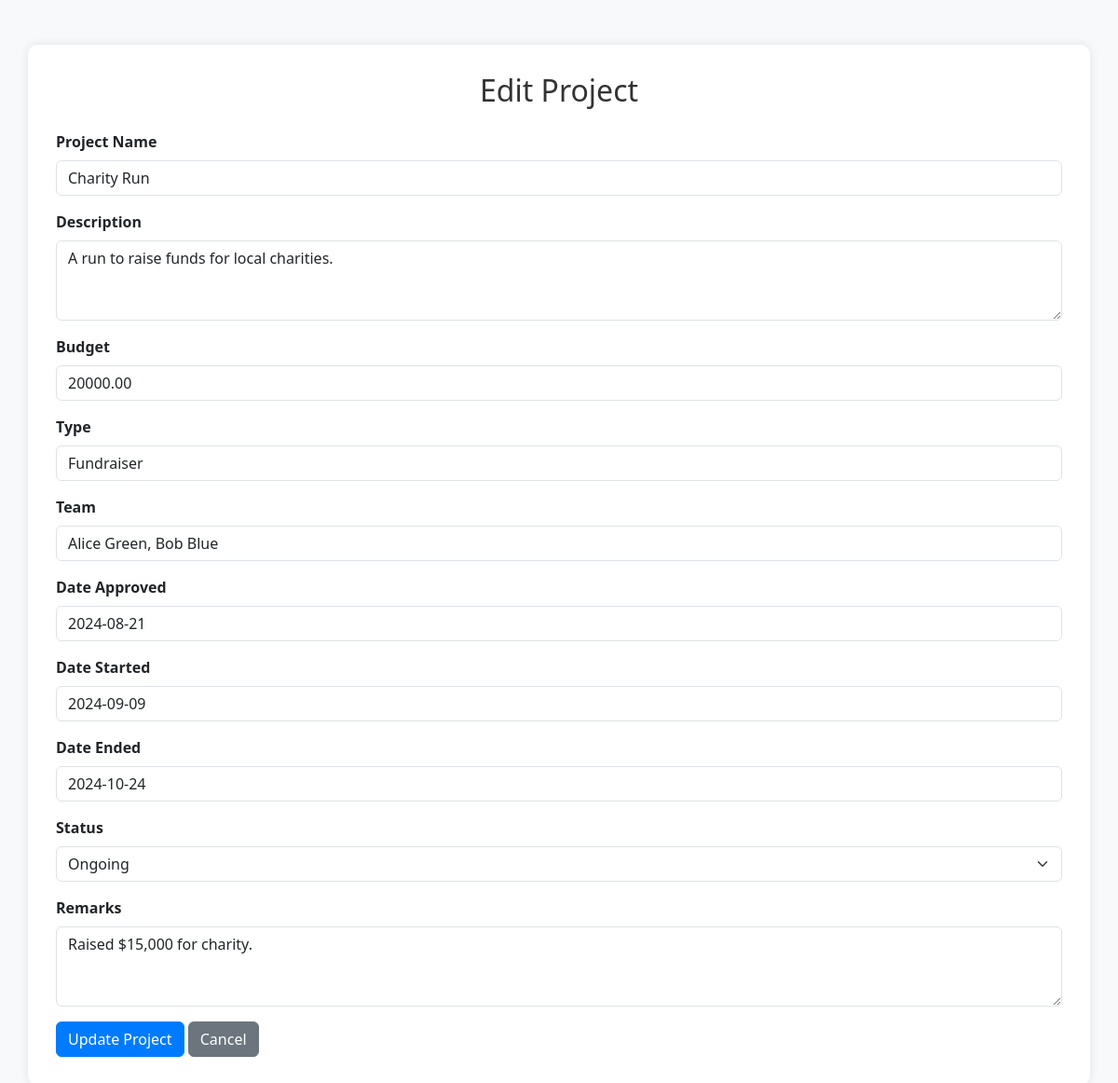
Screenshot of /edit.php?id=8 (signed in) with the database file from the repository.
### tables this page shows
CREATE TABLE `projects` (
  `id` int(11) NOT NULL,
  `proj_name` varchar(255) NOT NULL,
  `description` text DEFAULT NULL,
  `budget` decimal(10,2) DEFAULT NULL,
  `type` varchar(100) DEFAULT NULL,
  `team` varchar(255) DEFAULT NULL,
  `date_approved` date DEFAULT NULL,
  `date_started` date DEFAULT NULL,
  `date_ended` date DEFAULT NULL,
  `status` enum('ongoing','stopped','completed') DEFAULT NULL,
  `remarks` text DEFAULT NULL
);

### edit.php (the view, shortened to what this page needs)
<?php
$servername = "localhost";
$username = "root";
$password = "";
$dbname = "project";
$conn = new mysqli($servername, $username, $password, $dbname);
$id = $_GET['id'] ?? null;
$sql = "SELECT * FROM projects WHERE id=?";
$stmt = $conn->prepare($sql);
$stmt->bind_param("i", $id);
$stmt->execute();
$result = $stmt->get_result();
if ($result->num_rows > 0) {
    $project = $result->fetch_assoc();
} else {
    echo "Project not found";
    exit;
}
?>
<!DOCTYPE html>
<html lang="en">
<head>
    <link href="https://cdn.jsdelivr.net/npm/bootstrap@5.3.0/dist/css/bootstrap.min.css" rel="stylesheet">
    <link rel="stylesheet" href="https://cdnjs.cloudflare.com/ajax/libs/bootstrap-datepicker/1.9.0/css/bootstrap-datepicker.min.css">
</head>
<body>
    <div class="container mt-5">
        <h2 class="mb-4 text-center">Edit Project</h2>
        <form id="editProjectForm">
            <div class="mb-3">
                <label for="projName" class="form-label">Project Name</label>
                <input type="text" class="form-control" id="projName" name="projName" value="<?php echo htmlspecialchars($project['proj_name']); ?>" required>
            </div>
            <div class="mb-3">
                <label for="description" class="form-label">Description</label>
                <textarea class="form-control" id="description" name="description" rows="3" required><?php echo htmlspecialchars($project['description']); ?></textarea>
            </div>
            <div class="mb-3">
                <label for="budget" class="form-label">Budget</label>
                <input type="number" class="form-control" id="budget" name="budget" step="0.01" value="<?php echo htmlspecialchars($project['budget']); ?>" required>
            </div>
            <div class="mb-3">
                <label for="type" class="form-label">Type</label>
                <input type="text" class="form-control" id="type" name="type" value="<?php echo htmlspecialchars($project['type']); ?>" required>
            </div>
            <div class="mb-3">
                <label for="team" class="form-label">Team</label>
                <input type="text" class="form-control" id="team" name="team" value="<?php echo htmlspecialchars($project['team']); ?>" required>
            </div>
            <div class="mb-3">
                <label for="dateApproved" class="form-label">Date Approved</label>
                <input type="text" class="form-control datepicker" id="dateApproved" name="dateApproved" value="<?php echo htmlspecialchars($project['date_approved']); ?>" required>
            </div>
            <div class="mb-3">
                <label for="dateStarted" class="form-label">Date Started</label>
                <input type="text" class="form-control datepicker" id="dateStarted" name="dateStarted" value="<?php echo htmlspecialchars($project['date_started']); ?>" required>
            </div>
            <div class="mb-3">
                <label for="dateEnded" class="form-label">Date Ended</label>
                <input type="text" class="form-control datepicker" id="dateEnded" name="dateEnded" value="<?php echo htmlspecialchars($project['date_ended']); ?>">
            </div>
            <div class="mb-3">
                <label for="status" class="form-label">Status</label>
                <select class="form-select" id="status" name="status" required>
                    <option value="ongoing" <?php echo $project['status'] == 'ongoing' ? 'selected' : ''; ?>>Ongoing</option>
                </select>
            </div>
            <div class="mb-3">
                <label for="remarks" class="form-label">Remarks</label>
                <textarea class="form-control" id="remarks" name="remarks" rows="3"><?php echo htmlspecialchars($project['remarks']); ?></textarea>
            </div>
            <button type="submit" class="btn btn-primary">Update Project</button>
            <button type="button" class="btn btn-secondary" id="cancelButton">Cancel</button>
        </form>
    </div>
</body>
</html>

### edit.php (style rules this page uses)
body { background-color: #f8f9fa; }
.container { background-color: #fff; border-radius: 10px; box-shadow: 0 0 10px rgba(0, 0, 0, 0.1); padding: 30px; }
h2 { color: #333; }
.form-label { font-weight: 600; }
.btn-primary { background-color: #007bff; border-color: #007bff; }
.btn-secondary { background-color: #6c757d; border-color: #6c757d; }

### rows the page displays
projects: projName "Charity Run", description "A run to raise funds for local charities.", budget "20000.00", type "Fundraiser", team "Alice Green, Bob Blue", dateApproved "2024-08-21", dateStarted "2024-09-09", dateEnded "2024-10-24", status "Ongoing", remarks "Raised $15,000 for charity."
